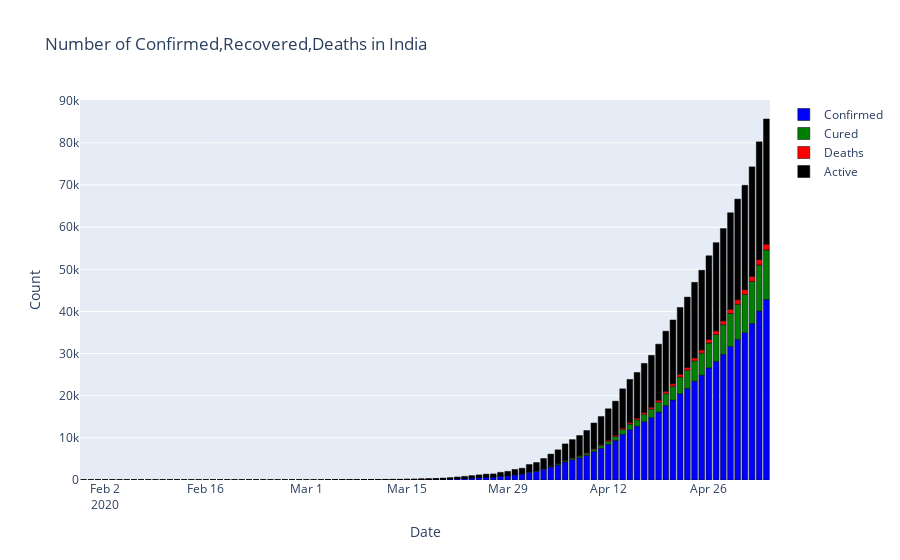

Notebook source saved alongside this figure:
### Code cell
fig = go.Figure(data=[
    go.Bar(name='Confirmed', x=df.index, y=df['Confirmed'],marker_color='blue',marker_line_color='black'),
    go.Bar(name='Cured', x=df.index, y=df['Cured'],marker_color='green',marker_line_color='black'),
    go.Bar(name='Deaths', x=df.index, y=df['Deaths'],marker_color='red',marker_line_color='black'),
    go.Bar(name='Active', x=df.index, y=df['Active'],marker_color='black',marker_line_color='black'),
])
fig.update_layout(title='Number of Confirmed,Recovered,Deaths in India',barmode='relative',xaxis=dict(title="Date"),yaxis=dict(title="Count"))
